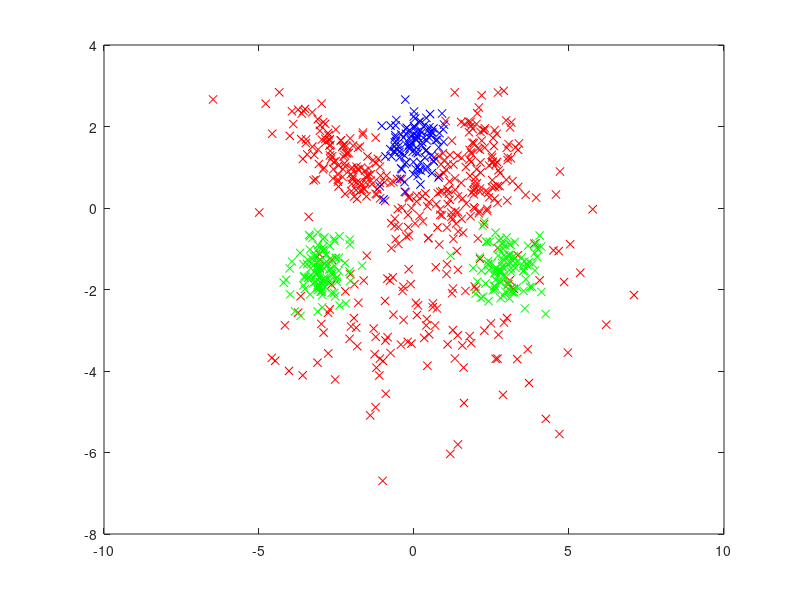

The MATLAB source for this figure: (Note: this script raises an error after producing the figure.)
% GMMB_DEMO01   Demostrate GMMBayes mixture learning and data classification.
%        This demo generates some Gaussian mixture distributed data,
%        divides it into training and test set, runs Figueiredo-Jain
%        algorithm on the training set and classifies the test set.
%
%
% References:
%
% Author(s):
%    Pekka Paalanen <pekka.paalanen@lut.fi>
%
% Copyright:
%
%   Bayesian Classifier with Gaussian Mixture Model Pdf
%   functionality is Copyright (C) 2003 by Pekka Paalanen and
%   Joni-Kristian Kamarainen.
%
%   $Name:  $ $Revision: 1.2 $  $Date: 2005/04/14 10:33:34 $

function [] = gmmb_demo01;


disp('Generating data from three classes with 3, 1 and 2 Gaussian components...');

% generate test data
alldata = [ ...
	mvnrnd([2 1], covrot(1, 0.7, 1), 200) ;...
	mvnrnd([-2 1], covrot(0.4, 1.2, pi/3), 200) ;...
	mvnrnd([0 1.5], covrot(0.5, 0.5, 0), 150) ;...
	mvnrnd([-3 -1.5], covrot(0.5, 0.5, 0), 150) ;...
	mvnrnd([3 -1.5], covrot(0.5, 0.5, 0), 150) ;...
	mvnrnd([0 -2.5], covrot(2.5, 1.5, 0), 200) ;...
	];

alltype = [ ...
	1*ones(200,1); ...
	1*ones(200,1); ...
	2*ones(150,1); ...
	3*ones(150,1); ...
	3*ones(150,1); ...
	1*ones(200,1); ...
	];

disp('Separating test set (30%) and training set (70%)...');
[Ptrain Ttrain Ptest Ttest] = subset(alldata, alltype, round(size(alltype, 1)*0.70));
figH = figure;
plot_data(Ptrain, Ttrain, ['xr'; 'xb'; 'xg']);
disp('Now we have this kind of training set, three classes.');
disp('Next we will use the FJ algorithm to learn those classes.');
input('<press enter>');


FJ_params = { 'Cmax', 25, 'thr', 1e-3, 'animate', 1 }
disp('Running FJ...');

	bayesS = gmmb_create(Ptrain, Ttrain, 'FJ', FJ_params{:});

disp('Training complete.');
disp('There are now 3 more figures open, in those you can see how the FJ learned the distributions.');
input('<press enter>');



figure(figH);
disp('This is our test set. Let''s forget the class labels and classify the samples.');
plot_data(Ptest, Ttest, ['xr'; 'xb'; 'xg']);
input('<press enter>');


	% This is the Bayesian case.
	pdfmat = gmmb_pdf(Ptest, bayesS);
	postprob = gmmb_normalize( gmmb_weightprior(pdfmat, bayesS) );
	result = gmmb_decide(postprob);

disp('Done classifying. We used the Bayesian classifier.');

plot_data(Ptest, result, ['xr'; 'xb'; 'xg']);
rat = sum(result == Ttest) / length(Ttest);
disp(['We got ' num2str(rat*100) ' percent correct.']);
disp('The misclassified points are circled.');
miss = Ptest(result ~= Ttest, :);
hold on
plot(miss(:,1), miss(:,2), 'ok');
input('<press enter>');


figure

	% pdfmat and postprob are already computed
	histS = gmmb_generatehist(bayesS, 1000);
	outlier_mask = gmmb_fracthresh(pdfmat, histS, 0.9);
	postprob(outlier_mask) = 0;
	result = gmmb_decide(postprob);
	
	% Notice that in this case we chose:
	% a) for each point, discard the classes that do not
	%    pass the threshold and then choose the winner of the
	%    remaining classes, not vice versa.
	% b) not to normalize the posteriors after thresholding.

plot_data(Ptest, result+1, ['.k'; 'xr'; 'xb'; 'xg']);
miss = Ptest((result ~= Ttest)&(result~=0), :);
hold on
plot(miss(:,1), miss(:,2), 'ok');
disp('Here we classified the test data again using threshold of density quantile=0.9.');
disp('The points classified as outliers are black dots.');
disp('The misclassified points, that are not outliers, are circled.');
input('<press enter>');

disp('The End.');




% ---------------- only helper functions from here on ------------------------


function [tdata, ttype, left_data, left_type] = subset(data, type, n);
% [tdata ttype left_data left_type] = SUBSET(data, type, n)
% Get a subset of size n points from [data, type] into [tdata ttype].
% The rest of the points go into [left_data left_type].
% Preserves class portions, selects random points.

% Author: Pekka Paalanen <pekka.paalanen@lut.fi>

% $Id: gmmb_demo01.m,v 1.2 2005/04/14 10:33:34 paalanen Exp $

tdata = zeros(n, size(data,2));
ttype = zeros(n, 1);
left_data = [];
left_type = [];

N = size(data,1);
if n>N
	tdata = data;
	ttype = type;
	return;
end

left_data = zeros(N-n, size(data,2));
left_type = zeros(N-n, 1);

done=0;
over=0;
e=0;
unkst = unique(type)';
for k = unkst
	cdata = data(type==k, :);
	cN = size(cdata,1);
	sn = min(round(n*cN/N), n-done);
	e = e + sn - n*cN/N;
	if e >= 1
		e = e-1;
		sn = sn -1;
	end
	if e <= -1
		e = e+1;
		sn = sn +1;
	end
	perm = randperm(cN);
	tdata((done+1):(done+sn), :) = cdata(perm(1:sn), :);
	left_data((over+1):(over+cN-sn), :) = cdata(perm((sn+1):cN), :);
	ttype((done+1):(done+sn), 1) = k;
	left_type((over+1):(over+cN-sn), :) = k;
	done = done + sn;
	over = over + cN - sn;
end



function C = covrot(x, y, th);
% Create rotated covariance matrix.
% C = covrot(x, y, th)
% x, y are standard deviations and th is rotation angle
% $Id: gmmb_demo01.m,v 1.2 2005/04/14 10:33:34 paalanen Exp $

O = [x 0; 0 y];
R = [cos(th) -sin(th); sin(th) cos(th)];
M = R * O;
C = M * M';


function plot_data(data, type, colors);

for k = 1:max(type)
	x = data(type==k,1);
	y = data(type==k,2);
	if ~isempty(x)
		h = plot(x, y, colors(mod(k-1,size(colors,1))+1,:));
	end
	%set(h, 'MarkerSize', msize);
	hold on
end
hold off
